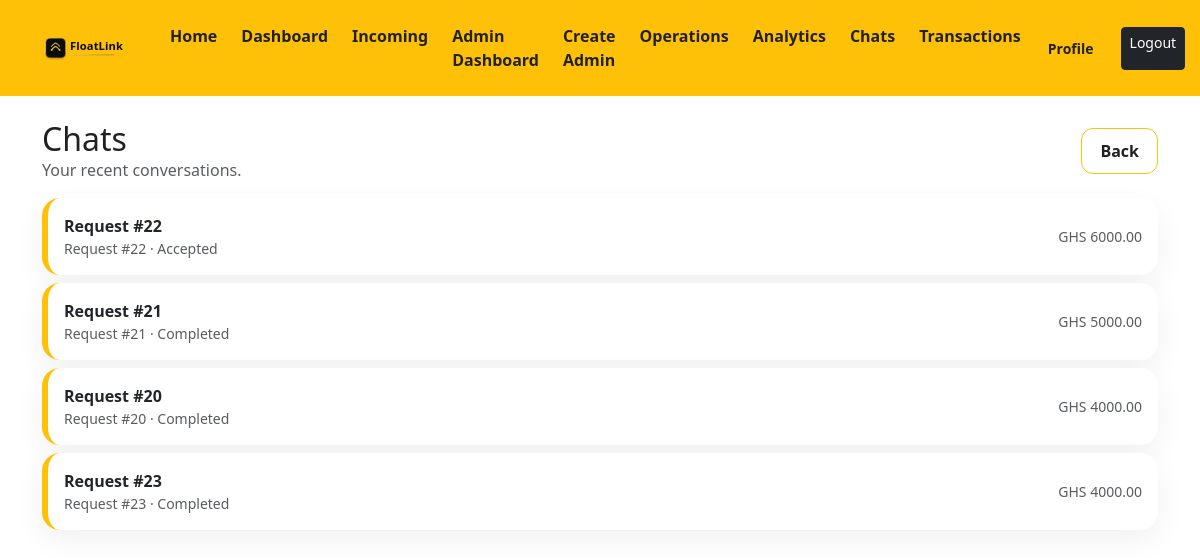
Page /requests/chats/ (signed in) on the earlier database version.
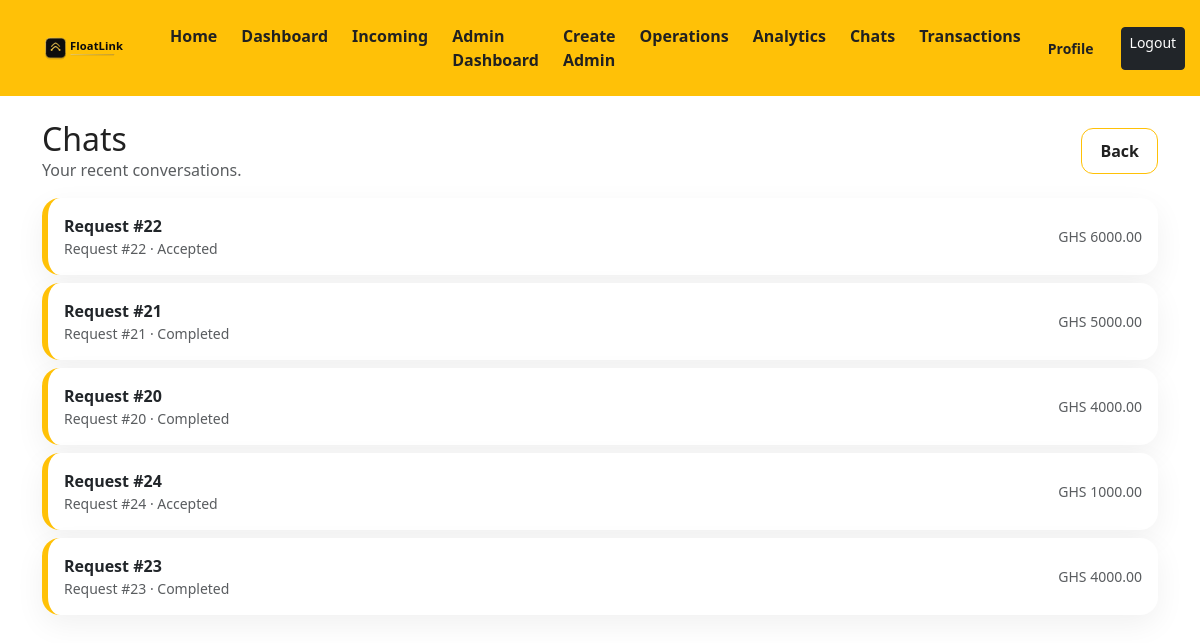
Same page on the later database version.
### float_requests/models.py (models this page shows, shortened)
class FloatRequest(models.Model):
    class RequestType(models.TextChoices):
        E_CASH = 'E_CASH', 'E-cash'
        PHYSICAL_CASH = 'PHYSICAL_CASH', 'Physical cash'
    class Status(models.TextChoices):
        PENDING = 'PENDING', 'Pending'
        ACCEPTED = 'ACCEPTED', 'Accepted'
        ADMIN_COMPLETED = 'ADMIN_COMPLETED', 'Admin completed'
        COMPLETED = 'COMPLETED', 'Completed'
        DECLINED = 'DECLINED', 'Declined'
        CANCELLED = 'CANCELLED', 'Cancelled'
    requesting_agent = models.ForeignKey(Agent, on_delete=models.CASCADE, related_name='requests_created')
    amount = models.DecimalField(max_digits=12, decimal_places=2)
    request_type = models.CharField(max_length=20, choices=RequestType.choices, default=RequestType.E_CASH)
    requester_latitude = models.DecimalField(max_digits=9, decimal_places=6, null=True, blank=True)
    requester_longitude = models.DecimalField(max_digits=9, decimal_places=6, null=True, blank=True)
    status = models.CharField(max_length=20, choices=Status.choices, default=Status.PENDING)
    accepted_by = models.ForeignKey(
        settings.AUTH_USER_MODEL,
        on_delete=models.SET_NULL,
        null=True,
        blank=True,
        related_name='float_requests_accepted',
    )
    accepted_at = models.DateTimeField(null=True, blank=True)
    admin_completed_at = models.DateTimeField(null=True, blank=True)
    agent_confirmed_at = models.DateTimeField(null=True, blank=True)
    completed_at = models.DateTimeField(null=True, blank=True)
    created_at = models.DateTimeField(auto_now_add=True)

### float_requests/views.py (the view, shortened to what this page needs)
# urls.py: path("chats/", views.chat_history, name="chat_history"),
@login_required
def chat_history(request):
    if request.user.is_staff:
        qs = (
            FloatRequest.objects
            .filter(accepted_by=request.user)
            .filter(status__in=[FloatRequest.Status.ACCEPTED, FloatRequest.Status.ADMIN_COMPLETED, FloatRequest.Status.COMPLETED])
            .annotate(last_msg_id=Max('messages__id'))
            .order_by('-last_msg_id', '-id')
            .select_related('requesting_agent__user')
        )
    conversations = [{'fr': fr, 'other': None} for fr in qs]
    return render(request, 'float_requests/chat_history.html', {'conversations': conversations})

### templates/float_requests/chat_history.html
{% extends 'base.html' %}
{% block content %}
<div class="container py-4">
  <div class="d-flex align-items-center justify-content-between mb-3">
    <div>
      <h2 class="mb-0">Chats</h2>
      <div class="text-muted">Your recent conversations.</div>
    </div>
    <a class="btn btn-fl-outline" href="{% url 'core:dashboard' %}">Back</a>
  </div>
  <div class="d-flex flex-column gap-2">
    {% for c in conversations %}
      <a class="text-decoration-none" href="{% url 'float_requests:detail' c.fr.id %}">
        <div class="card card-fl">
          <div class="card-body d-flex justify-content-between align-items-center">
            <div>
              <div class="fw-semibold">Request #{{ c.fr.id }}</div>
              <div class="text-muted small">Request #{{ c.fr.id }} · {{ c.fr.get_status_display }}</div>
            </div>
            <span class="text-muted small">GHS {{ c.fr.amount }}</span>
          </div>
        </div>
      </a>
    {% empty %}
      <div class="card card-fl">
        <div class="card-body">
          <div class="text-muted">No chats yet.</div>
        </div>
      </div>
    {% endfor %}
  </div>
</div>
{% endblock %}

Differences in the rows shown:
added FloatRequest: fr.id "24", fr.status "Accepted", fr.amount "1000.00"
